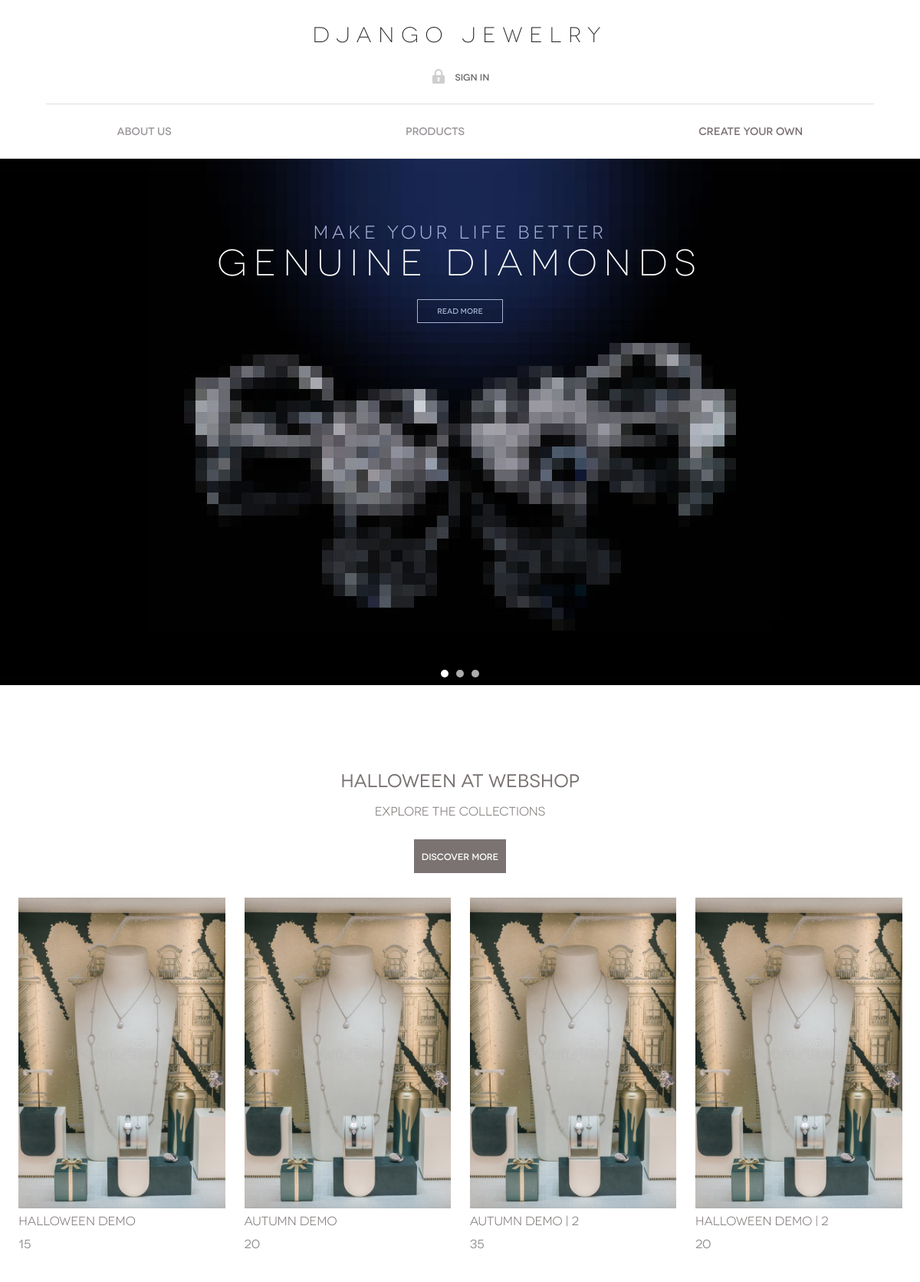
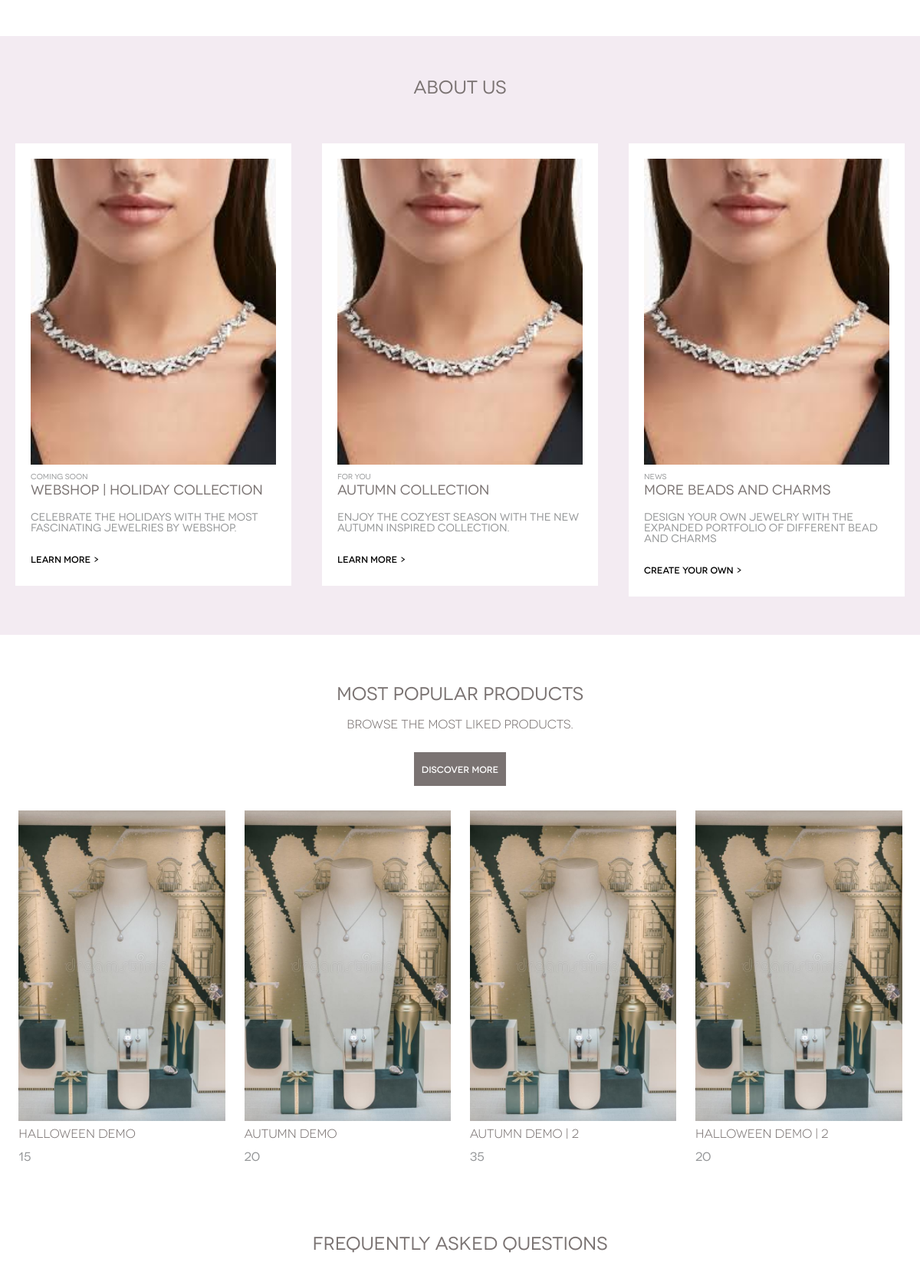
The page / (upper part) on the database its author committed (2 pictures, top to bottom).
### home/models.py (models this page shows, shortened)
class Jewelry(models.Model):
    views = models.IntegerField(default=0)
    id = models.UUIDField(primary_key=True, default=uuid.uuid4, editable= False)
    topics = models.ForeignKey(Topic, on_delete=models.SET_NULL, null=True)
    color = models.ManyToManyField(Color)
    tag = models.ManyToManyField(Tag)
    name = models.CharField(max_length=80)
    description = models.TextField(null=True, blank=True)
    imagemain = models.ImageField(upload_to="Jewelry_banners/", default="static/images/icons/user.svg", blank=False)
    image2 = models.ImageField(upload_to="Jewelry_banners/", default="static/images/icons/user.svg", blank=True)
    image3 = models.ImageField(upload_to="Jewelry_banners", default="static/images/icons/user.svg", blank=True)
    image4 = models.ImageField(upload_to="Jewelry_banners", default="static/images/icons/user.svg", blank=True)
    image5 = models.ImageField(upload_to="Jewelry_banners", default="static/images/icons/user.svg", blank=True)
    image6 = models.ImageField(upload_to="Jewelry_banners", default="static/images/icons/user.svg", blank=True)
    price = models.IntegerField(default=0)
    newcoming = models.BooleanField(default=True)
    updated = models.DateTimeField(auto_now=True)
    created = models.DateField(auto_now_add=True)
    class Meta:
        ordering = ['-updated', '-created']

### home/views.py (the view)
# urls.py: path('', views.home, name="home"),
def home(request):
    populars = Jewelry.objects.all().order_by('-views')[:5]
    topics = Topic.objects.all()
    context = {'populars': populars, 'topics' : topics}
    return render(request, 'home/index.html', context)

### home/templates/home/index.html (shortened to what this page needs)
{% extends 'main.html' %}
{% load static %}
{% block content %}
	<div class="slider">
			<li style="background-image: url(/static/images/0.jpg)">
				<h3>Make your life better</h3>
				<h2>Genuine diamonds</h2>
				<a href="#" class="btn-more">Read more</a>
			</li>
	</div>
	<div id="body">
		<div class="container">
			<div class="last-products">
				<h2>Halloween at Webshop</h2>
				<h3>Explore the collections</h3>
				<div class="discover_bttn">Discover more</div>
				<section class="products popular-products">
					{% for popular in populars %}
					<a href="{% url 'product' popular.id %}">
						<article>
							<img src="/static/images/{{popular.imagemain}}" alt="">
							<h3>{{popular.name}}</h3>
							<h4>{{popular.price}}</h4>
						</article>
					</a>
					{% endfor %}
				</section>
			</div>
			<div class="about_us">
				<h2>About us</h2>
				<div class="about_us-container">
					<div class="about_us-tag">
						<img src="/static/images/Jewelry_banners/jewelry_AHMA8pE.jpg" alt="">
						<h4>Coming soon</h4>
						<h2>Webshop | Holiday collection </h2>
						<h3>Celebrate the holidays with the most fascinating jewelries by Webshop.</h3>
						<h5>Learn more ></h5>
					</div>
					<div class="about_us-tag">
						<img src="/static/images/Jewelry_banners/jewelry_AHMA8pE.jpg" alt="">
						<h4>For you</h4>
						<h2>Autumn Collection </h2>
						<h3>Enjoy the cozyest season with the new autumn inspired collection.</h3>
						<h5>Learn more ></h5>
					</div>
					<div class="about_us-tag">
						<img src="/static/images/Jewelry_banners/jewelry_AHMA8pE.jpg" alt="">
						<h4>News</h4>
						<h2>More beads and charms</h2>
						<h3>Design your own jewelry with the expanded portfolio of different bead and charms</h3>
						<h5>Create your own ></h5>
					</div>
				</div>
			</div>
			<div class="last-products">
				<h2>Most popular products</h2>
				<h3>Browse the most liked products.</h3>
				<div class="discover_bttn">Discover more</div>
				<section class="products popular-products">
					{% for popular in populars %}
					<a href="{% url 'product' popular.id %}">
						<article>
							<img src="/static/images/{{popular.imagemain}}" alt="">
							<h3>{{popular.name}}</h3>
							<h4>{{popular.price}}</h4>
						</article>
					</a>
					{% endfor %}
				</section>
			</div>
			<div class="faq-container">
				<h2>Frequently Asked Questions</h2>
			</div>
		</div>
	</div>
{% endblock %}

### rows shown on the page
Jewelry: imagemain (picture), name "Halloween Demo", price "15"
Jewelry: imagemain (picture), name "Autumn Demo", price "20"
Jewelry: imagemain (picture), name "Autumn Demo | 2", price "35"
Jewelry: imagemain (picture), name "Halloween Demo | 2", price "20"
